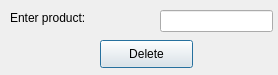
<?xml version="1.0" encoding="UTF-8"?>
<ui version="4.0">
 <class>product_delete</class>
 <widget class="QDialog" name="product_delete">
  <property name="geometry">
   <rect>
    <x>0</x>
    <y>0</y>
    <width>278</width>
    <height>75</height>
   </rect>
  </property>
  <property name="windowTitle">
   <string>Delete product</string>
  </property>
  <widget class="QLabel" name="label">
   <property name="geometry">
    <rect>
     <x>10</x>
     <y>10</y>
     <width>131</width>
     <height>16</height>
    </rect>
   </property>
   <property name="text">
    <string>Enter product:</string>
   </property>
  </widget>
  <widget class="QPushButton" name="pushButton_product_delete">
   <property name="geometry">
    <rect>
     <x>100</x>
     <y>40</y>
     <width>93</width>
     <height>28</height>
    </rect>
   </property>
   <property name="text">
    <string>Delete</string>
   </property>
  </widget>
  <widget class="QLineEdit" name="lineEdit_product">
   <property name="geometry">
    <rect>
     <x>160</x>
     <y>10</y>
     <width>113</width>
     <height>22</height>
    </rect>
   </property>
  </widget>
 </widget>
 <resources/>
 <connections/>
</ui>
